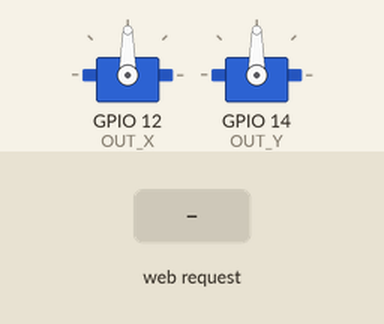
The sketch below on a simulated ESP32. Shown: 2 × servo. The test bench sets the inputs (shaded band). WiFi joins after 1.5 s; servers stay silent unless stated; what the sketch prints to the serial monitor is not drawn.

Above: at 2.8 s.
2.9 s: HTTP request GET /?value= received
At 4.0 s:
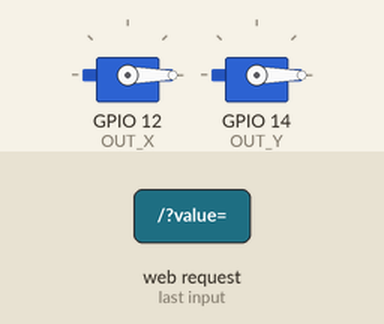
Timing chart, 0 to 5.9 s (numbered marks = the images above; inputs shaded):
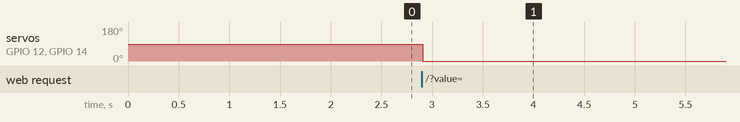

The sketch:

bin_servo_ctl.ino
```cpp
//Using ESP32S & servo(MG90S)
#include <WiFi.h>
#include <ESP32_Servo.h>//ESP32S MUST USE THIS SERVO LIBRARY

#define OUT_X 12 //SERVO ATTACH
#define OUT_Y 14

String header; // Variable to store the HTTP request
String valueString = String(5);// Decode HTTP GET value

WiFiServer server(80); // Set web server port number to 80
Servo servoX, servoY; //DECLARE SERVO OBJECT

const char* ssid     = "JUNGDLINK"; //WIFI DETAILS
const char* password = "jung0217";

int pos1 = 0;
int pos2 = 0;

unsigned long currentTime = millis(); // Current time
unsigned long previousTime = 0; // Previous time
const long timeoutTime = 2000;// Define timeout time in milliseconds (example: 2000ms = 2s)

void setup() {
  Serial.begin(115200);

  servoX.attach(OUT_X); // attaches the servo on the servoPin
  servoY.attach(OUT_Y);

  setup_wifi();
}

void setup_wifi() {
  delay(100);
  Serial.print("Connecting to ");
  Serial.println(ssid);
  WiFi.begin(ssid, password);
  while (WiFi.status() != WL_CONNECTED) {
    delay(500);
    Serial.print(".");
  }
  Serial.println("");
  Serial.println("WiFi connected.");
  Serial.println("IP address: ");
  Serial.println(WiFi.localIP());
  server.begin();
}

void loop(){
  WiFiClient client = server.available();   // Listen for incoming clients

  if (client) {                             // If a new client connects,
    currentTime = millis();
    previousTime = currentTime;
    Serial.println("New Client.");          // print a message out in the serial port
    String currentLine = "";                // make a String to hold incoming data from the client
    while (client.connected() && currentTime - previousTime <= timeoutTime) { // loop while the client's connected
      currentTime = millis();
      if (client.available()) {             // if there's bytes to read from the client,
        char c = client.read();             // read a byte, then
        Serial.write(c);                    // print it out the serial monitor
        header += c;
        if (c == '\n') {                    // if the byte is a newline character
          // if the current line is blank, you got two newline characters in a row.
          // that's the end of the client HTTP request, so send a response:
          if (currentLine.length() == 0) {
            // HTTP headers always start with a response code (e.g. HTTP/1.1 200 OK)
            // and a content-type so the client knows what's coming, then a blank line:
            client.println("HTTP/1.1 200 OK");
            client.println("Content-type:text/html");
            client.println("Connection: close");
            client.println();

            // Display the HTML web page
            client.println("<!DOCTYPE html><html>");
            client.println("<head><meta name=\"viewport\" content=\"width=device-width, initial-scale=1\">");
            client.println("<link rel=\"icon\" href=\"data:,\">");
            // CSS to style the on/off buttons
            // Feel free to change the background-color and font-size attributes to fit your preferences
            client.println("<style>body { text-align: center; font-family: \"Trebuchet MS\", Arial; margin-left:auto; margin-right:auto;}");
            client.println(".slider { width: 300px; }</style>");
            client.println("<script src=\"https://ajax.googleapis.com/ajax/libs/jquery/3.3.1/jquery.min.js\"></script>");

            // Web Page
            client.println("</head><body><h1>ESP32 with Servo</h1>");
            client.println("<p>Position: <span id=\"servoPos\"></span></p>");
            client.println("<input type=\"range\" min=\"0\" max=\"180\" class=\"slider\" id=\"servoSlider\" onchange=\"servo(this.value)\" value=\""+valueString+"\"/>");

            client.println("<script>var slider = document.getElementById(\"servoSlider\");");
            client.println("var servoP = document.getElementById(\"servoPos\"); servoP.innerHTML = slider.value;");
            client.println("slider.oninput = function() { slider.value = this.value; servoP.innerHTML = this.value; }");
            client.println("$.ajaxSetup({timeout:1000}); function servo(pos) { ");
            client.println("$.get(\"/?value=\" + pos + \"&\"); {Connection: close};}</script>");

            client.println("</body></html>");

            //GET /?value=180& HTTP/1.1
            if(header.indexOf("GET /?value=")>=0) {
              pos1 = header.indexOf('=');
              pos2 = header.indexOf('&');
              valueString = header.substring(pos1+1, pos2);

              //Rotate the servo
              servoX.write(valueString.toInt());
              servoY.write(valueString.toInt());
              Serial.println(valueString);
            }
            // The HTTP response ends with another blank line
            client.println();
            // Break out of the while loop
            break;
          } else { // if you got a newline, then clear currentLine
            currentLine = "";
          }
        } else if (c != '\r') {  // if you got anything else but a carriage return character,
          currentLine += c;      // add it to the end of the currentLine
        }
      }
    }
    // Clear the header variable
    header = "";
    // Close the connection
    client.stop();
    Serial.println("Client disconnected.");
    Serial.println("");
  }
}
```

Measured:
- after the input at 2.9 s, servo on GPIO 12 (OUT_X), servo on GPIO 14 (OUT_Y): 90° → 0° at once
